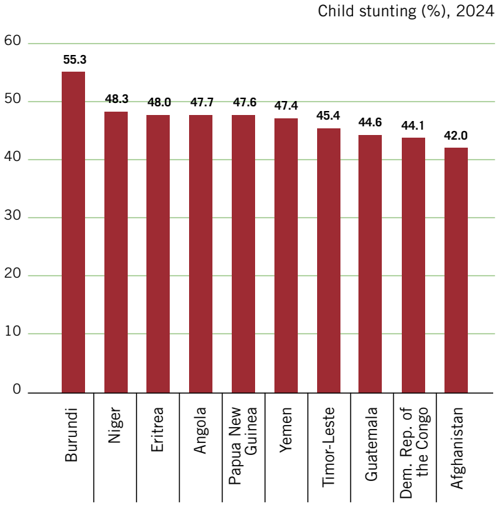
#> input picture backend/tests/fixtures/images/stunting_chart.png, 496 x 505 px
$ python -i chart_parser.py   (imports and definitions only)
#> lines starting #> are read from the running program, lines starting #| are printed output that depends on the picture; after the words box and inside, x2 and y2 are one past the last pixel; in counts of white or black regions, pixels touching at a corner belong together
### backend/author_ai/config.py
"""
Configuration utilities for the Author AI backend services.
"""

from __future__ import annotations

from dataclasses import dataclass, field
from functools import lru_cache
import os
from pathlib import Path
from typing import Optional


def _bool_env(key: str, default: str = "true") -> bool:
    return os.getenv(key, default).lower() == "true"


def _path_env(key: str, default: str) -> Path:
    return Path(os.getenv(key, default)).resolve()


def _float_env(key: str, default: float) -> float:
    return float(os.getenv(key, default))


def _int_env(key: str, default: int) -> int:
    return int(os.getenv(key, default))


@dataclass(frozen=True)
class Settings:
    """Container for environment-driven settings."""

    data_root: Path = field(default_factory=lambda: _path_env("DATA_ROOT", "./data"))
    sqlite_path: Path = field(default_factory=lambda: _path_env("SQLITE_PATH", "./data/accuracy.db"))
    cache_dir: Path = field(default_factory=lambda: _path_env("CACHE_DIR", "./data/cache"))
    faiss_index_dir: Path = field(default_factory=lambda: _path_env("FAISS_INDEX_DIR", "./data/indexes"))
    log_dir: Path = field(default_factory=lambda: _path_env("LOG_DIR", "./logs"))

    anthropic_api_key: Optional[str] = field(default_factory=lambda: os.getenv("ANTHROPIC_API_KEY"))
    openai_api_key: Optional[str] = field(default_factory=lambda: os.getenv("OPENAI_API_KEY"))
    api_key: Optional[str] = field(default_factory=lambda: os.getenv("API_KEY"))
    embedding_model: str = field(default_factory=lambda: os.getenv("EMBEDDING_MODEL", "text-embedding-3-large"))
    explanation_model: str = field(default_factory=lambda: os.getenv("EXPLANATION_MODEL", "claude-sonnet-4-6"))
    rerank_model: str = field(default_factory=lambda: os.getenv("RERANK_MODEL", "claude-haiku-4-5"))
    claim_classifier_model: str = field(default_factory=lambda: os.getenv("CLAIM_CLASSIFIER_MODEL", "claude-haiku-4-5"))

    rerank_with_gpt: bool = field(default_factory=lambda: _bool_env("RERANK_WITH_GPT", "true"))
    rerank_max_candidates: int = field(default_factory=lambda: _int_env("RERANK_MAX_CANDIDATES", 10))
    retrieval_support_threshold: float = field(default_factory=lambda: _float_env("RETRIEVAL_SUPPORT_THRESHOLD", 0.35))
    retrieval_top_k: int = field(default_factory=lambda: _int_env("RETRIEVAL_TOP_K", 8))
    claim_score_min: float = field(default_factory=lambda: _float_env("CLAIM_SCORE_MIN", 1.5))

    ocr_enabled: bool = field(default_factory=lambda: _bool_env("PDF_OCR_ENABLED", "true"))
    ocr_force_when_scanned: bool = field(default_factory=lambda: _bool_env("PDF_OCR_FORCE_WHEN_SCANNED", "true"))
    ocr_min_text_threshold: int = field(default_factory=lambda: _int_env("PDF_OCR_MIN_TEXT_THRESHOLD", 256))
    ocr_low_quality_ratio: float = field(default_factory=lambda: _float_env("PDF_OCR_LOW_QUALITY_RATIO", 0.6))
    ocr_binary_path: str = field(default_factory=lambda: os.getenv("OCR_MY_PDF_PATH", "/usr/local/bin/ocrmypdf"))

    table_engine: str = field(default_factory=lambda: os.getenv("PDF_TABLES_ENGINE", "tabula"))
    tabula_jar_path: str = field(default_factory=lambda: os.getenv("TABULA_JAR_PATH", "/usr/local/tabula/tabula.jar"))
    tabula_extra_classpath: str = field(default_factory=lambda: os.getenv("TABULA_JAI_CLASSPATH", ""))
    pdf_tables_api_key: Optional[str] = field(default_factory=lambda: os.getenv("PDF_TABLES_API_KEY"))

    claim_alpha_ratio_min: float = field(default_factory=lambda: _float_env("CLAIM_ALPHA_RATIO_MIN", 0.15))
    claim_non_numeric_score_min: float = field(default_factory=lambda: _float_env("CLAIM_NON_NUMERIC_SCORE_MIN", 0.5))
    claim_relevance_min: float = field(default_factory=lambda: _float_env("CLAIM_RELEVANCE_MIN", 0.35))
    claim_context_limit: int = field(default_factory=lambda: _int_env("CLAIM_CONTEXT_LIMIT", 5))
    source_context_limit: int = field(default_factory=lambda: _int_env("SOURCE_CONTEXT_LIMIT", 6))
    claim_priority_weight: float = field(default_factory=lambda: _float_env("CLAIM_PRIORITY_WEIGHT", 1.5))
    chat_history_length: int = field(default_factory=lambda: _int_env("CHAT_HISTORY_LENGTH", 20))
    llm_chat_model: str = field(default_factory=lambda: os.getenv("LLM_CHAT_MODEL", "claude-sonnet-4-6"))

    claim_vector_path: Path = field(default_factory=lambda: _path_env("CLAIM_VECTOR_PATH", "./data/indexes/claims"))
    source_vector_path: Path = field(default_factory=lambda: _path_env("SOURCE_VECTOR_PATH", "./data/indexes/sources"))

    credibility_title_match_threshold: float = field(default_factory=lambda: _float_env("CRED_TITLE_MATCH_THRESHOLD", 0.85))
    credibility_recency_decay_years: int = field(default_factory=lambda: _int_env("CRED_RECENCY_DECAY_YEARS", 10))
    authoritative_publishers: str = field(default_factory=lambda: os.getenv("AUTHORITATIVE_PUBLISHERS", "fao,un,world bank,imf"))
    authority_publishers_tier1: str = field(default_factory=lambda: os.getenv("AUTHORITY_PUBLISHERS_TIER1", "fao,un,world bank,imf,who,unicef,oecd"))
    authority_publishers_tier2: str = field(default_factory=lambda: os.getenv("AUTHORITY_PUBLISHERS_TIER2", "reuters,associated press,bbc,nature,science,lancet"))
    recommendation_similarity_threshold: float = field(default_factory=lambda: _float_env("RECOMMENDATION_SIMILARITY_THRESHOLD", 0.18))
    recommendation_publication_cutoff_year: int = field(default_factory=lambda: _int_env("RECOMMENDATION_PUBLICATION_CUTOFF_YEAR", 2018))

    validity_topic_threshold: float = field(default_factory=lambda: _float_env("VALIDITY_TOPIC_THRESHOLD", 0.35))
    validity_topics: str = field(
        default_factory=lambda: os.getenv(
            "VALIDITY_TOPICS", "climate,supply,logistics,nutrition,conflict"
        )
    )
    validity_weights: str = field(
        default_factory=lambda: os.getenv(
            "VALIDITY_WEIGHTS", "coverage:0.25,consistency:0.25,methodology:0.2,context:0.2,recency:0.1"
        )
    )

    openalex_base_url: str = field(default_factory=lambda: os.getenv("OPENALEX_BASE_URL", "https://api.openalex.org"))
    openalex_mailto: Optional[str] = field(default_factory=lambda: os.getenv("OPENALEX_MAILTO"))

    section_summary_mode: str = field(default_factory=lambda: os.getenv("SECTION_SUMMARY_MODE", "lazy"))
    semantic_similarity_threshold: float = field(default_factory=lambda: _float_env("SEMANTIC_SIMILARITY_THRESHOLD", 0.95))
    crossref_mailto: str = field(default_factory=lambda: os.getenv("CROSSREF_MAILTO", "dev@example.com"))

    chart_ingestion_enabled: bool = field(default_factory=lambda: _bool_env("CHART_INGESTION_ENABLED", "true"))
    chart_min_area: int = field(default_factory=lambda: _int_env("CHART_MIN_AREA", 4096))
    chart_max_fact_points: int = field(default_factory=lambda: _int_env("CHART_MAX_FACT_POINTS", 4))

    pipeline_max_workers: int = field(default_factory=lambda: int(os.getenv("PIPELINE_MAX_WORKERS", "4")))
    retrieval_per_source_cap: int = field(default_factory=lambda: int(os.getenv("RETRIEVAL_PER_SOURCE_CAP", "3")))

    verdict_multi_evidence_cap: int = field(default_factory=lambda: _int_env("VERDICT_MULTI_EVIDENCE_CAP", 5))
    temporal_mismatch_tolerance_years: int = field(default_factory=lambda: _int_env("TEMPORAL_MISMATCH_TOLERANCE_YEARS", 2))
    claim_quality_llm_filter: bool = field(default_factory=lambda: _bool_env("CLAIM_QUALITY_LLM_FILTER", "false"))
    claim_decompose_enabled: bool = field(default_factory=lambda: _bool_env("CLAIM_DECOMPOSE_ENABLED", "true"))


@lru_cache
def get_settings() -> Settings:
    """Return a cached instance of Settings."""

    settings = Settings()

    # Ensure key directories exist early
    for path in (
        settings.data_root,
        settings.cache_dir,
        settings.faiss_index_dir,
        settings.claim_vector_path,
        settings.log_dir,
    ):
        path.mkdir(parents=True, exist_ok=True)

    return settings

### backend/author_ai/services/logger.py
"""
Centralised logging utilities.
"""

from __future__ import annotations

import logging
from logging import Logger
from pathlib import Path

from ..config import get_settings


def setup_logger(name: str) -> Logger:
    settings = get_settings()
    log_dir = settings.log_dir
    log_dir.mkdir(parents=True, exist_ok=True)

    logger = logging.getLogger(name)
    if logger.handlers:
        return logger

    logger.setLevel(logging.INFO)

    formatter = logging.Formatter(
        "%(asctime)s - %(name)s - %(levelname)s - %(message)s"
    )

    file_handler = logging.FileHandler(log_dir / "backend.log")
    file_handler.setFormatter(formatter)

    stream_handler = logging.StreamHandler()
    stream_handler.setFormatter(formatter)

    logger.addHandler(file_handler)
    logger.addHandler(stream_handler)
    logger.propagate = False

    return logger

### backend/author_ai/services/chart_parser.py
"""
Lightweight chart parser that extracts approximate structure from chart images.
Falls back to a stub when dependencies (cv2/pytesseract) are unavailable.
"""

from __future__ import annotations

from typing import Any, Dict, List, Optional, Tuple
import re

import numpy as np

try:
    import cv2  # type: ignore
except ImportError:  # pragma: no cover
    cv2 = None  # type: ignore

try:
    import pytesseract  # type: ignore
except ImportError:  # pragma: no cover
    pytesseract = None  # type: ignore

from .logger import setup_logger


logger = setup_logger(__name__)


# [42 lines left out: functions _decode_image, _ocr_region, _detect_pie, not called in this run]


def _detect_bars(img_gray):
    if not cv2:
        return [], False
    h, w = img_gray.shape[:2]
    _, thresh = cv2.threshold(img_gray, 0, 255, cv2.THRESH_BINARY_INV + cv2.THRESH_OTSU)
    kernel = cv2.getStructuringElement(cv2.MORPH_RECT, (3, 3))
    dilated = cv2.dilate(thresh, kernel, iterations=1)
    contours, _ = cv2.findContours(dilated, cv2.RETR_EXTERNAL, cv2.CHAIN_APPROX_SIMPLE)
    bars = []
    for cnt in contours:
        x, y, bw, bh = cv2.boundingRect(cnt)
        area = bw * bh
        if area < 0.002 * w * h:
            continue
        if bh > bw * 1.2:  # vertical-ish rectangle
            bars.append((x, y, bw, bh))
    bars = sorted(bars, key=lambda b: b[0])
    return bars, len(bars) >= 3


# [108 lines left out: functions _bar_series, _line_series, _extract_ticks, parse_chart_image, not called in this run]

>>> import cv2
>>> picture = cv2.imread('../../tests/fixtures/images/stunting_chart.png', cv2.IMREAD_GRAYSCALE)
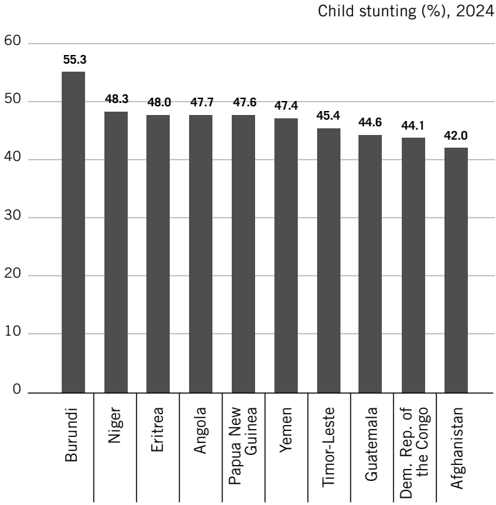
#> picture: shape (505, 496); min 0, max 255, mean 203.6
>>> result = _detect_bars(picture)
#> in _detect_bars, `_, thresh = cv2.threshold(img_gray, 0, 255, cv2.THRESH_BINARY_INV + cv..`:
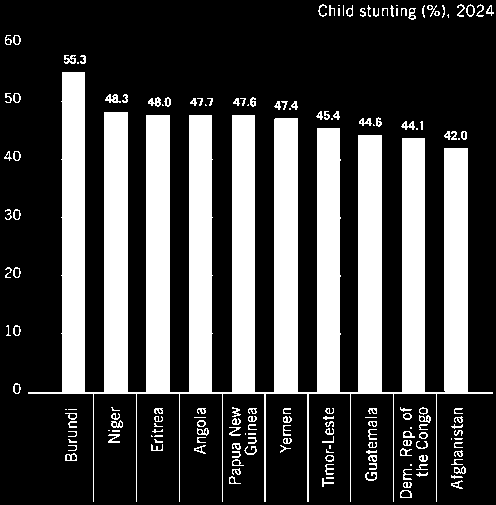
#> thresh: shape (505, 496); 28.4% white; 170 white regions (37 under 20 px), largest, box (x1, y1, x2, y2) and area: (28, 72, 493, 502) 66117, (105, 94, 121, 103) 82, (148, 97, 161, 107) 73
#> in _detect_bars, `dilated = cv2.dilate(thresh, kernel, iterations=1)`:
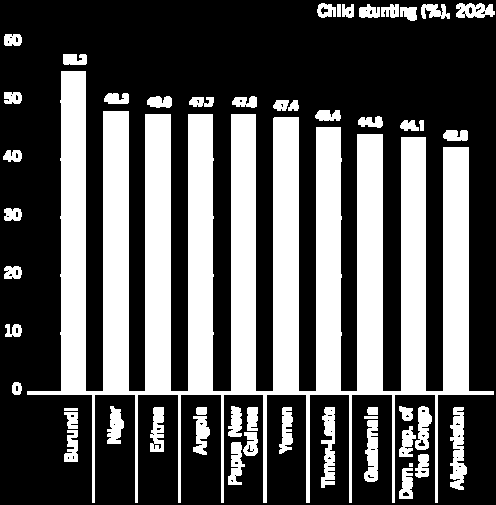
#> dilated: shape (505, 496); 34.8% white; 51 white regions (1 under 20 px)
#> in _detect_bars, `contours, _ = cv2.findContours(dilated, cv2.RETR_EXTERNAL, cv2.CHAIN_A..`: contours = 51 contours, 1 with area under 20; largest, box (x1, y1, x2, y2) and area: (27, 71, 494, 503) 70328, (450, 407, 467, 490) 775, (321, 407, 335, 488) 648, (364, 420, 378, 482) 564, (415, 406, 432, 450) 438
#> the loop in _detect_bars, `for cnt in contours:` made 51 passes
#> (x, y, bw, bh, area) on passes 1, 3, 4, 5, 6, 7, 8, 10, 11, 13, 14, 15: (399, 468, 14, 31, 434), (415, 454, 14, 24, 336), (228, 442, 17, 43, 731), (243, 432, 15, 24, 360), (64, 430, 14, 32, 448), (399, 426, 17, 31, 527), (364, 420, 14, 62, 868), (193, 416, 17, 39, 663), (64, 412, 14, 17, 238), (450, 407, 17, 83, 1411), (367, 407, 11, 8, 88), (321, 407, 14, 81, 1134)
#> (cnt, x, y, bw, bh, area) on passes 9, 12, 49: ([[364, 416], [364, 418], [377, 418], [377, 416]], 364, 416, 14, 3, 42), ([[64, 408], [64, 410], [77, 410], [77, 408]], 64, 408, 14, 3, 42), ([[337, 4], [337, 16], [340, 16], [340, 4]], 337, 4, 4, 13, 52)
#> after the loop in _detect_bars, `for cnt in contours:`: bars = [(228, 442, 17, 43), (399, 426, 17, 31), (364, 420, 14, 62), (193, 416, 17, 39), (450, 407, 17, 83), (321, 407, 14, 81), (279, 407, 14, 47), (150, 407, 14, 45), (415, 406, 17, 44), (107, 406, 17, 38)]
#> in _detect_bars, `bars = sorted(bars, key=lambda b: b[0])`: bars = [(107, 406, 17, 38), (150, 407, 14, 45), (193, 416, 17, 39), (228, 442, 17, 43), (279, 407, 14, 47), (321, 407, 14, 81), (364, 420, 14, 62), (399, 426, 17, 31), (415, 406, 17, 44), (450, 407, 17, 83)]
#> result = ([(107, 406, 17, 38), (150, 407, 14, 45), (193, 416, 17, 39), (228, 442, 17, 43), (279, 407, 14, 47), (321, 407, 14, 81), (364, 420, 14, 62), (399, 426, 17, 31), (415, 406, 17, 44), (450, 407, 17, 83)], True)
